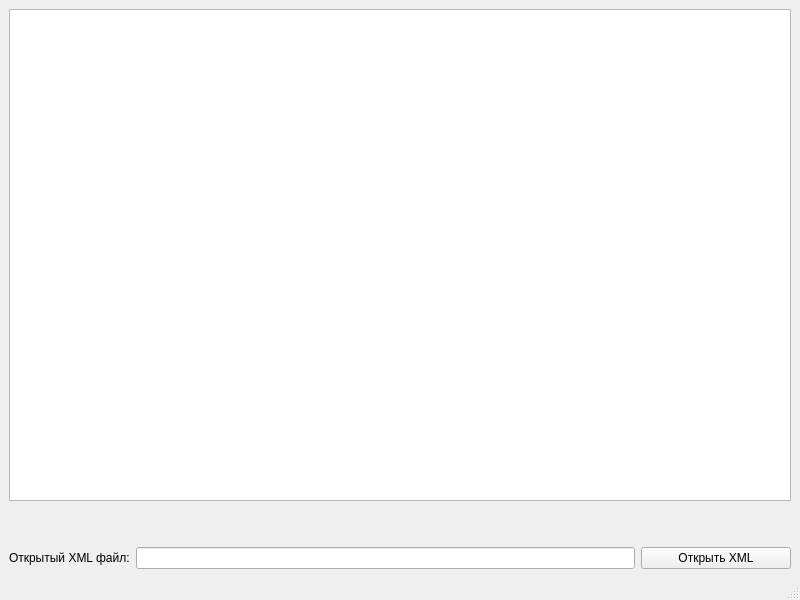
<?xml version="1.0" encoding="UTF-8"?>
<ui version="4.0">
 <class>MainWindow</class>
 <widget class="QMainWindow" name="MainWindow">
  <property name="geometry">
   <rect>
    <x>0</x>
    <y>0</y>
    <width>800</width>
    <height>600</height>
   </rect>
  </property>
  <property name="windowTitle">
   <string>MainWindow</string>
  </property>
  <widget class="QWidget" name="centralwidget">
   <layout class="QVBoxLayout" name="verticalLayout">
    <item>
     <widget class="StcGraphicPoints" name="graphicsView">
      <property name="verticalScrollBarPolicy">
       <enum>Qt::ScrollBarAlwaysOff</enum>
      </property>
      <property name="horizontalScrollBarPolicy">
       <enum>Qt::ScrollBarAlwaysOff</enum>
      </property>
      <property name="sizeAdjustPolicy">
       <enum>QAbstractScrollArea::AdjustIgnored</enum>
      </property>
     </widget>
    </item>
    <item>
     <spacer name="verticalSpacer">
      <property name="orientation">
       <enum>Qt::Vertical</enum>
      </property>
      <property name="sizeType">
       <enum>QSizePolicy::Maximum</enum>
      </property>
      <property name="sizeHint" stdset="0">
       <size>
        <width>20</width>
        <height>40</height>
       </size>
      </property>
     </spacer>
    </item>
    <item>
     <layout class="QHBoxLayout" name="horizontalLayout">
      <item>
       <widget class="QLabel" name="label">
        <property name="sizePolicy">
         <sizepolicy hsizetype="Maximum" vsizetype="Preferred">
          <horstretch>0</horstretch>
          <verstretch>0</verstretch>
         </sizepolicy>
        </property>
        <property name="text">
         <string>Открытый XML файл:</string>
        </property>
       </widget>
      </item>
      <item>
       <widget class="QLineEdit" name="lineEdit_fileName">
        <property name="readOnly">
         <bool>true</bool>
        </property>
       </widget>
      </item>
      <item>
       <widget class="QPushButton" name="pushButton">
        <property name="sizePolicy">
         <sizepolicy hsizetype="Maximum" vsizetype="Fixed">
          <horstretch>0</horstretch>
          <verstretch>0</verstretch>
         </sizepolicy>
        </property>
        <property name="minimumSize">
         <size>
          <width>150</width>
          <height>0</height>
         </size>
        </property>
        <property name="text">
         <string>Открыть XML</string>
        </property>
       </widget>
      </item>
     </layout>
    </item>
   </layout>
  </widget>
  <widget class="QMenuBar" name="menubar">
   <property name="geometry">
    <rect>
     <x>0</x>
     <y>0</y>
     <width>800</width>
     <height>26</height>
    </rect>
   </property>
  </widget>
  <widget class="QStatusBar" name="statusbar"/>
 </widget>
 <customwidgets>
  <customwidget>
   <class>StcGraphicPoints</class>
   <extends>QGraphicsView</extends>
   <header>stcgraphicpoints.h</header>
  </customwidget>
 </customwidgets>
 <resources/>
 <connections/>
</ui>
